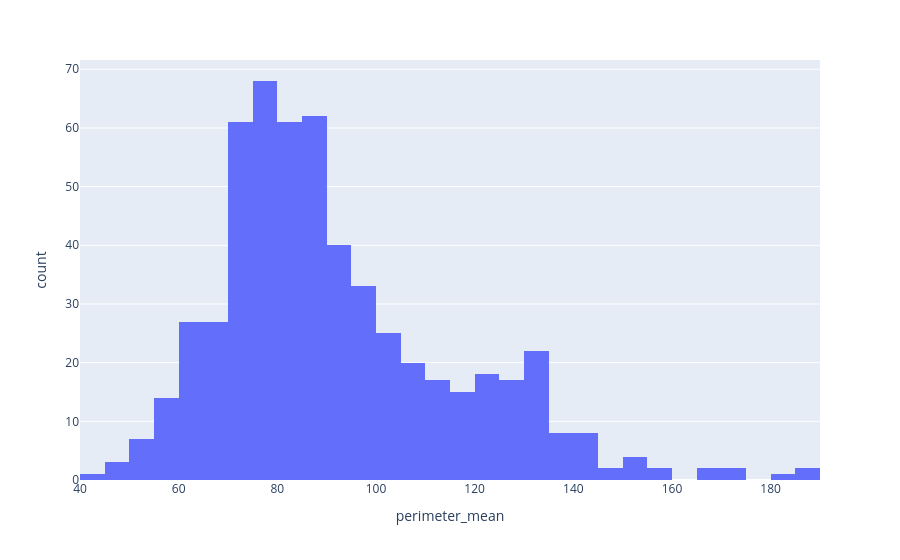

Notebook cell for this chart:
### Code cell
px.histogram(data_frame=data, x='perimeter_mean')

### Figure 1 — Plotly figure (JSON) as saved in the notebook; plotly's stock layout.template omitted (floating-point values rounded to 4 significant figures; data arrays with more than 128 entries replaced by an {"elided": "..."} marker saying what was removed)
{"data": [{"bingroup": "x", "hovertemplate": "perimeter_mean=%{x}<br>count=%{y}<extra></extra>", "legendgroup": "", "marker": {"color": "#636efa", "pattern": {"shape": ""}}, "name": "", "orientation": "v", "showlegend": false, "type": "histogram", "x": {"elided": "569 float values"}, "xaxis": "x", "yaxis": "y"}], "layout": {"barmode": "relative", "legend": {"tracegroupgap": 0}, "margin": {"t": 60}, "xaxis": {"anchor": "y", "domain": [0, 1], "title": {"text": "perimeter_mean"}}, "yaxis": {"anchor": "x", "domain": [0, 1], "title": {"text": "count"}}}}
